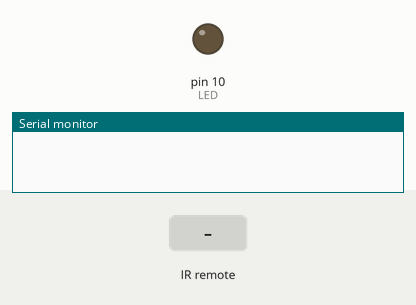
This sketch was run on a simulated Arduino Uno, built with avr-gcc and run on an emulated ATmega328P. On the bench: output pins drawn as LEDs (lit = HIGH), the last lines printed to the serial monitor. Inputs (shaded band) come from the test bench.

Above: at 1.2 s.
1.3 s: infrared code 0x57E3F10E received
At 2.6 s:
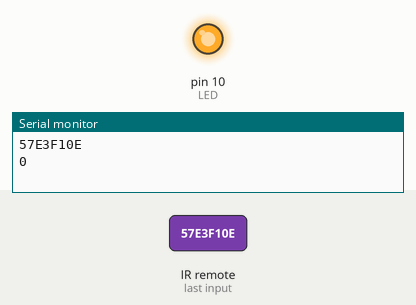
2.9 s: infrared code 0x57E309F6 received
At 3.9 s:
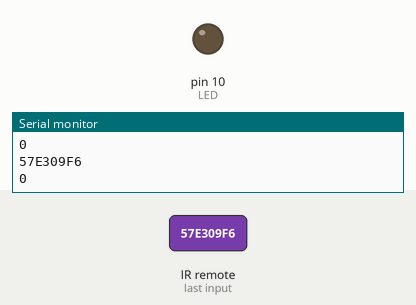
4.5 s: infrared code 0xFFA25D received
At 5.2 s:
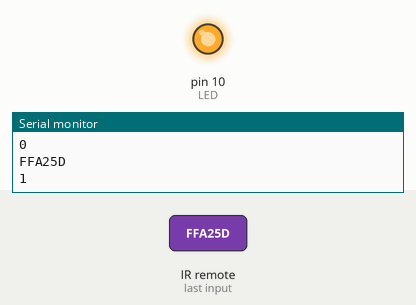
Timing chart, 0 to 7.5 s (numbered marks = the images above; inputs shaded):
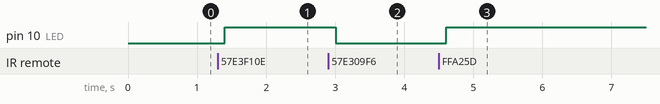

Measured:
- after the input at 1.3 s, pin 10 (LED): LOW → HIGH after 0.10 s
- after the input at 2.9 s, pin 10 (LED): HIGH → LOW after 0.11 s
- after the input at 4.5 s, pin 10 (LED): LOW → HIGH after 0.11 s

The sketch:

Remote_Controlled_Lights.ino
```cpp
 /*
 * Project Title: Remote Controlled Lights\
 * Platform: Arduino Uno * Arduino Pro mini
 * Autor: Anwar Hussein
 * Date Created:12/25/2018
 * Last Updated:
 */

/***************************Remote Controlled Lights******************************\
 * This project implements an easy control of a house or office light using
 * a remote control. It can be applied in smart homes where a person can control
 * lights with out the need to physically go to the swiches on the wall. It can also
 * be used in offices in situations where a confrence room lights need to be dimmed or
 * turned off for presentations that involve projector use.
 */

 /***************************System Installation***********************************/ /*
  * This system is designed to be flexiable and to easily fit into a pre-existing light
  * system. the following list of methods explain the different ways the end product of
  * this project is can be used.
  *               Method 1: The first way the end product of this project is made is as
  *                         a socket that will be pluged into outlets. Therefore, tabel
  *                         lamps and other electonic componets will be pluged on the
  *                         socket and can be controlled by using a remote controller
  *                         which controlls the socket.
  *               Method 2: This method involves directly connecting the power line that
  *                         goes to light bulbs, flourecent lights and diffeferent devices
  *                         directly to the product.
  *
  */
#include "IRremote.h"


int LED = 10;      // Pin 10 is assigned the variable "LED"
int Remote = 11;   // Pin 11 is assigned the variable "Remote"
int count = 0;     // This variable is toggled by the power button of mini remote

IRrecv irrecv(Remote);
decode_results results; // decode_results class is defined in IRremote.h

void setup() {
  Serial.begin(9600);    //Baud rate of Serial communication is set to 9600
  pinMode (LED, OUTPUT);
  irrecv.enableIRIn(); // Start the receiver
}

void loop() {
  if (count == 1)  // if the power button is pressed turn on LED
        {
          digitalWrite(LED, HIGH);
        }
  else if (count == 0)   // if the power button is pressed while the light was on , turn off LED
        { digitalWrite(LED, LOW);
        }
  if (results.value == 1474556174)   // Decimal value of Volume Up button from universal remote
     {
          digitalWrite(LED, HIGH);   // Turn on LED on volume up remote click
        }
  else  if (results.value == 1474497014) // Decimal value of Volume down button from universal remote
      {
          digitalWrite(LED, LOW);    // Decimal value of Volume down button from universal remote
        }
  if (irrecv.decode(&results)) {
    Serial.println(results.value, HEX);
    if (results.value == 16753245 ){
      count ^= 1;
    }
    Serial.println(count);
    irrecv.resume(); // Receive the next value
  }
  delay (100); // small delay to prevent reading errors
}
```
